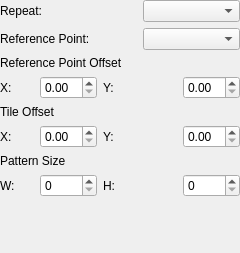
<?xml version="1.0" encoding="UTF-8"?>
<ui version="4.0">
 <class>PatternOptionsWidget</class>
 <widget class="QWidget" name="PatternOptionsWidget">
  <property name="geometry">
   <rect>
    <x>0</x>
    <y>0</y>
    <width>240</width>
    <height>253</height>
   </rect>
  </property>
  <layout class="QGridLayout" name="gridLayout">
   <property name="leftMargin">
    <number>0</number>
   </property>
   <property name="topMargin">
    <number>0</number>
   </property>
   <property name="rightMargin">
    <number>0</number>
   </property>
   <property name="bottomMargin">
    <number>0</number>
   </property>
   <item row="0" column="0" colspan="3">
    <widget class="QLabel" name="label">
     <property name="text">
      <string>Repeat:</string>
     </property>
    </widget>
   </item>
   <item row="0" column="3" colspan="2">
    <widget class="KComboBox" name="patternRepeat"/>
   </item>
   <item row="1" column="0" colspan="3">
    <widget class="QLabel" name="label_2">
     <property name="text">
      <string>Reference Point:</string>
     </property>
    </widget>
   </item>
   <item row="1" column="3" colspan="2">
    <widget class="KComboBox" name="referencePoint"/>
   </item>
   <item row="2" column="0" colspan="5">
    <widget class="QLabel" name="label_9">
     <property name="text">
      <string>Reference Point Offset</string>
     </property>
    </widget>
   </item>
   <item row="3" column="0">
    <widget class="QLabel" name="label_4">
     <property name="text">
      <string>X:</string>
     </property>
    </widget>
   </item>
   <item row="3" column="1">
    <widget class="KisDoubleParseSpinBox" name="refPointOffsetX"/>
   </item>
   <item row="3" column="2" colspan="2">
    <widget class="QLabel" name="label_5">
     <property name="text">
      <string>Y:</string>
     </property>
    </widget>
   </item>
   <item row="3" column="4">
    <widget class="KisDoubleParseSpinBox" name="refPointOffsetY"/>
   </item>
   <item row="4" column="0" colspan="4">
    <widget class="QLabel" name="label_10">
     <property name="text">
      <string>Tile Offset</string>
     </property>
    </widget>
   </item>
   <item row="5" column="0">
    <widget class="QLabel" name="label_7">
     <property name="text">
      <string>X:</string>
     </property>
    </widget>
   </item>
   <item row="5" column="1">
    <widget class="KisDoubleParseSpinBox" name="tileOffsetX"/>
   </item>
   <item row="5" column="2" colspan="2">
    <widget class="QLabel" name="label_8">
     <property name="text">
      <string>Y:</string>
     </property>
    </widget>
   </item>
   <item row="5" column="4">
    <widget class="KisDoubleParseSpinBox" name="tileOffsetY"/>
   </item>
   <item row="6" column="0" colspan="4">
    <widget class="QLabel" name="label_11">
     <property name="text">
      <string>Pattern Size</string>
     </property>
    </widget>
   </item>
   <item row="7" column="0">
    <widget class="QLabel" name="label_3">
     <property name="text">
      <string>W:</string>
     </property>
    </widget>
   </item>
   <item row="7" column="1">
    <widget class="KisIntParseSpinBox" name="patternWidth"/>
   </item>
   <item row="7" column="2" colspan="2">
    <widget class="QLabel" name="label_6">
     <property name="text">
      <string>H:</string>
     </property>
    </widget>
   </item>
   <item row="7" column="4">
    <widget class="KisIntParseSpinBox" name="patternHeight"/>
   </item>
   <item row="8" column="1" colspan="3">
    <spacer name="verticalSpacer">
     <property name="orientation">
      <enum>Qt::Vertical</enum>
     </property>
     <property name="sizeHint" stdset="0">
      <size>
       <width>94</width>
       <height>121</height>
      </size>
     </property>
    </spacer>
   </item>
  </layout>
 </widget>
 <customwidgets>
  <customwidget>
   <class>KisIntParseSpinBox</class>
   <extends>QSpinBox</extends>
   <header>kis_intparsespinbox.h</header>
  </customwidget>
  <customwidget>
   <class>KisDoubleParseSpinBox</class>
   <extends>QDoubleSpinBox</extends>
   <header>kis_doubleparsespinbox.h</header>
  </customwidget>
  <customwidget>
   <class>KComboBox</class>
   <extends>QComboBox</extends>
   <header>kcombobox.h</header>
  </customwidget>
 </customwidgets>
 <resources/>
 <connections/>
</ui>
